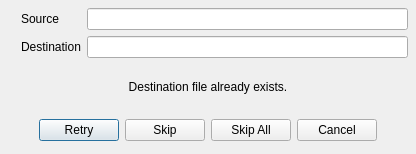
<?xml version="1.0" encoding="UTF-8"?>
<ui version="4.0">
 <class>QtOtherDialog</class>
 <widget class="QDialog" name="QtOtherDialog">
  <property name="geometry">
   <rect>
    <x>0</x>
    <y>0</y>
    <width>416</width>
    <height>154</height>
   </rect>
  </property>
  <property name="windowTitle">
   <string>File Already Exists</string>
  </property>
  <layout class="QVBoxLayout">
   <property name="spacing">
    <number>6</number>
   </property>
   <property name="leftMargin">
    <number>8</number>
   </property>
   <property name="topMargin">
    <number>8</number>
   </property>
   <property name="rightMargin">
    <number>8</number>
   </property>
   <property name="bottomMargin">
    <number>8</number>
   </property>
   <item>
    <layout class="QGridLayout">
     <property name="leftMargin">
      <number>0</number>
     </property>
     <property name="topMargin">
      <number>0</number>
     </property>
     <property name="rightMargin">
      <number>0</number>
     </property>
     <property name="bottomMargin">
      <number>0</number>
     </property>
     <property name="spacing">
      <number>6</number>
     </property>
     <item row="0" column="0" rowspan="2">
      <widget class="QLabel" name="iconLabel">
       <property name="text">
        <string/>
       </property>
      </widget>
     </item>
     <item row="1" column="2">
      <widget class="QLineEdit" name="destLineEdit">
       <property name="sizePolicy">
        <sizepolicy hsizetype="Expanding" vsizetype="Fixed">
         <horstretch>0</horstretch>
         <verstretch>0</verstretch>
        </sizepolicy>
       </property>
       <property name="focusPolicy">
        <enum>Qt::NoFocus</enum>
       </property>
       <property name="text">
        <string/>
       </property>
       <property name="readOnly">
        <bool>true</bool>
       </property>
      </widget>
     </item>
     <item row="0" column="1">
      <widget class="QLabel" name="label">
       <property name="text">
        <string>Source</string>
       </property>
      </widget>
     </item>
     <item row="0" column="2">
      <widget class="QLineEdit" name="sourceLineEdit">
       <property name="sizePolicy">
        <sizepolicy hsizetype="Expanding" vsizetype="Fixed">
         <horstretch>0</horstretch>
         <verstretch>0</verstretch>
        </sizepolicy>
       </property>
       <property name="focusPolicy">
        <enum>Qt::NoFocus</enum>
       </property>
       <property name="readOnly">
        <bool>true</bool>
       </property>
      </widget>
     </item>
     <item row="1" column="1">
      <widget class="QLabel" name="label_3">
       <property name="text">
        <string>Destination</string>
       </property>
      </widget>
     </item>
    </layout>
   </item>
   <item>
    <widget class="QLabel" name="messageLabel">
     <property name="text">
      <string>Destination file already exists.</string>
     </property>
     <property name="alignment">
      <set>Qt::AlignCenter</set>
     </property>
    </widget>
   </item>
   <item>
    <layout class="QHBoxLayout">
     <property name="spacing">
      <number>6</number>
     </property>
     <property name="leftMargin">
      <number>0</number>
     </property>
     <property name="topMargin">
      <number>0</number>
     </property>
     <property name="rightMargin">
      <number>0</number>
     </property>
     <property name="bottomMargin">
      <number>0</number>
     </property>
     <item>
      <spacer>
       <property name="orientation">
        <enum>Qt::Horizontal</enum>
       </property>
       <property name="sizeHint" stdset="0">
        <size>
         <width>16</width>
         <height>31</height>
        </size>
       </property>
      </spacer>
     </item>
     <item>
      <widget class="QPushButton" name="retryButton">
       <property name="text">
        <string>Retry</string>
       </property>
      </widget>
     </item>
     <item>
      <widget class="QPushButton" name="skipButton">
       <property name="text">
        <string>Skip</string>
       </property>
      </widget>
     </item>
     <item>
      <widget class="QPushButton" name="skipAllButton">
       <property name="text">
        <string>Skip All</string>
       </property>
      </widget>
     </item>
     <item>
      <widget class="QPushButton" name="cancelButton">
       <property name="text">
        <string>Cancel</string>
       </property>
      </widget>
     </item>
     <item>
      <spacer>
       <property name="orientation">
        <enum>Qt::Horizontal</enum>
       </property>
       <property name="sizeHint" stdset="0">
        <size>
         <width>16</width>
         <height>20</height>
        </size>
       </property>
      </spacer>
     </item>
    </layout>
   </item>
  </layout>
  <widget class="QWidget" name="widget1" native="true">
   <property name="geometry">
    <rect>
     <x>9</x>
     <y>83</y>
     <width>519</width>
     <height>33</height>
    </rect>
   </property>
  </widget>
  <widget class="QWidget" name="widget2" native="true">
   <property name="geometry">
    <rect>
     <x>9</x>
     <y>154</y>
     <width>456</width>
     <height>33</height>
    </rect>
   </property>
  </widget>
  <widget class="QWidget" name="widget3" native="true">
   <property name="geometry">
    <rect>
     <x>9</x>
     <y>9</y>
     <width>480</width>
     <height>70</height>
    </rect>
   </property>
  </widget>
  <widget class="QWidget" name="widget4" native="true">
   <property name="geometry">
    <rect>
     <x>16</x>
     <y>10</y>
     <width>472</width>
     <height>68</height>
    </rect>
   </property>
  </widget>
  <widget class="QWidget" name="widget5" native="true">
   <property name="geometry">
    <rect>
     <x>10</x>
     <y>10</y>
     <width>331</width>
     <height>94</height>
    </rect>
   </property>
  </widget>
 </widget>
 <resources/>
 <connections/>
</ui>
